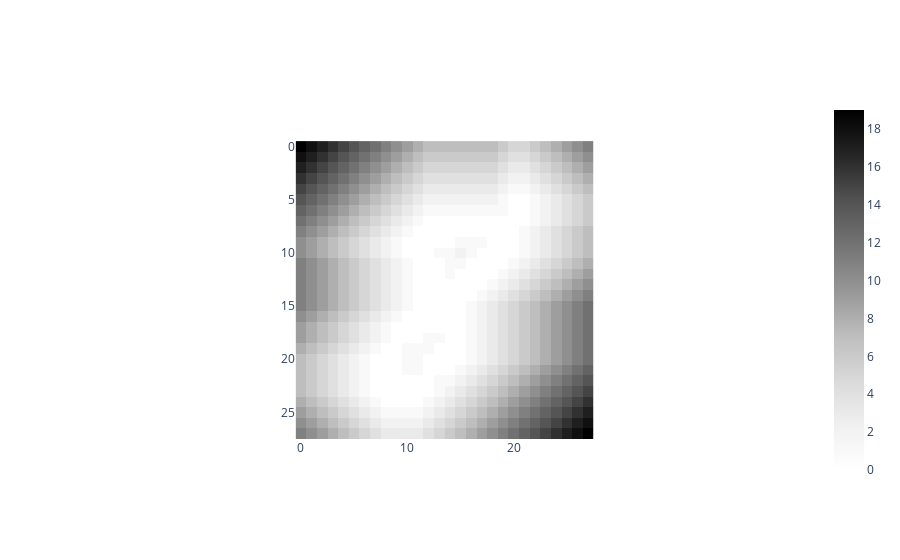

Notebook code cell kept with this figure:
### Code cell
plot_heatmap(X_train_filtered[image_idx])

### Figure 1 — Plotly figure (JSON) as saved in the notebook; plotly's stock layout.template omitted (floating-point values rounded to 4 significant figures; data arrays with more than 128 entries replaced by an {"elided": "..."} marker saying what was removed)
{"data": [{"colorscale": [[0, "rgb(255,255,255)"], [0.125, "rgb(240,240,240)"], [0.25, "rgb(217,217,217)"], [0.375, "rgb(189,189,189)"], [0.5, "rgb(150,150,150)"], [0.625, "rgb(115,115,115)"], [0.75, "rgb(82,82,82)"], [0.875, "rgb(37,37,37)"], [1, "rgb(0, 0, 0)"]], "type": "heatmap", "z": {"elided": "28x28 int values"}}], "layout": {"autosize": true, "plot_bgcolor": "white", "xaxis": {"autorange": true, "constrain": "domain", "domain": [0.2958, 0.7042], "range": [-0.5, 27.5], "scaleanchor": "y"}, "yaxis": {"autorange": true, "constrain": "domain", "domain": [0, 1], "range": [27.5, -0.5]}}}
